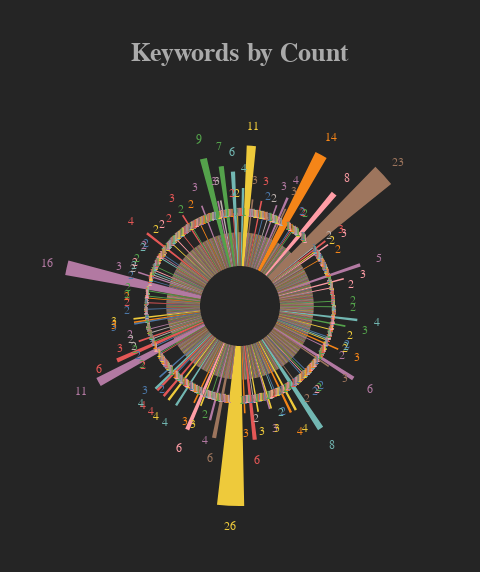

Notebook code cell kept with this figure:
### Code cell
radial_chart("keywords", keys)

### Figure 1 — Vega-Lite specification as saved in the notebook (floating-point values rounded to 4 significant figures; data arrays with more than 128 entries replaced by an {"elided": "..."} marker saying what was removed)
{"config": {"view": {"continuousWidth": 400, "continuousHeight": 300, "stroke": "#252525"}, "axis": {"titlePadding": 20, "titleColor": "#AAAAAA", "labelPadding": 5, "labelColor": "#AAAAAA", "gridColor": "#333333", "tickColor": "#333333", "tickSize": 10}, "legend": {"titleColor": "#AAAAAA", "labelColor": "#AAAAAA", "padding": 10}, "title": {"color": "#AAAAAA", "fontSize": 26, "offset": 30}}, "layer": [{"mark": {"type": "arc", "innerRadius": 40}, "encoding": {"color": {"field": "keywords", "legend": null, "title": "Keywords", "type": "nominal"}, "radius": {"aggregate": "count", "scale": {"rangeMin": 40, "type": "symlog", "zero": true}, "type": "quantitative"}, "theta": {"aggregate": "count", "stack": true, "type": "quantitative"}, "tooltip": [{"field": "keywords", "type": "nominal"}, {"aggregate": "count", "type": "quantitative"}]}, "title": "Keywords by Count"}, {"mark": {"type": "text", "radiusOffset": 20, "size": 12}, "encoding": {"color": {"field": "keywords", "legend": null, "title": "Keywords", "type": "nominal"}, "radius": {"aggregate": "count", "scale": {"rangeMin": 40, "type": "symlog", "zero": true}, "type": "quantitative"}, "text": {"aggregate": "count", "type": "quantitative"}, "theta": {"aggregate": "count", "stack": true, "type": "quantitative"}, "tooltip": [{"field": "keywords", "type": "nominal"}, {"aggregate": "count", "type": "quantitative"}]}, "title": "Keywords by Count"}], "background": "#252525", "data": {"name": "data-1a9edd0e2dccc9b011e672a56b22673e"}, "height": 420, "padding": 40, "width": 400, "$schema": "https://vega.github.io/schema/vega-lite/v4.17.0.json", "datasets": {"data-1a9edd0e2dccc9b011e672a56b22673e": {"elided": "1198 records"}}}
